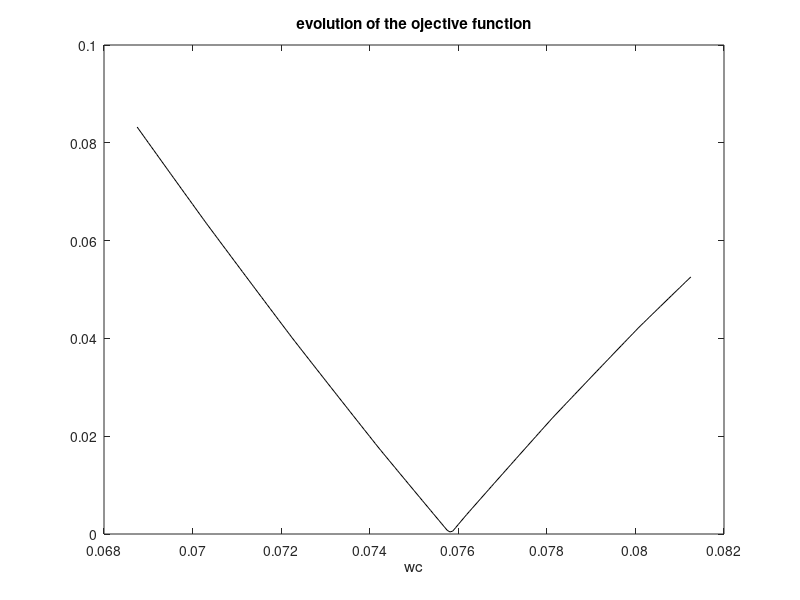

The MATLAB source for this figure:
%Design of cosine modulated filter bank
%Searching for minimum

M=8; %number of channels
As=80; %stopband attenuation
tband=.5; %transition band
N=floor((As-7.95)/14.36*M/tband); %Kaiser formula for filter order
disp(strcat('Prototype order: ',num2str(N)))
beta=0.1102*(As-8.7);

%set exploration range
w1=0.55/M;w2=0.65/M;
dw=(w2-w1)/200;
phimin=1000; nj=1;

%exploration
for wx=w1:dw:w2,
   rwc(nj)=wx;
   p=fir1(N,wx,kaiser(N+1,beta));
   g=conv(p,p);
   aux=g(N+1:(-2*M):1); axl=length(aux);
   auxp= max(abs(aux(2:axl)))/aux(1);
   rphi(nj)=auxp;
   if auxp<phimin,
      phimin=auxp;
      wmin=wx;
   end;
   nj=nj+1;
end;   
 
disp(strcat('phi_min:  ',num2str(phimin)))
disp(strcat('wc_min:  ',num2str(wmin)))

%display
plot(rwc,rphi,'k');
title('evolution of the ojective function')
xlabel('wc');
